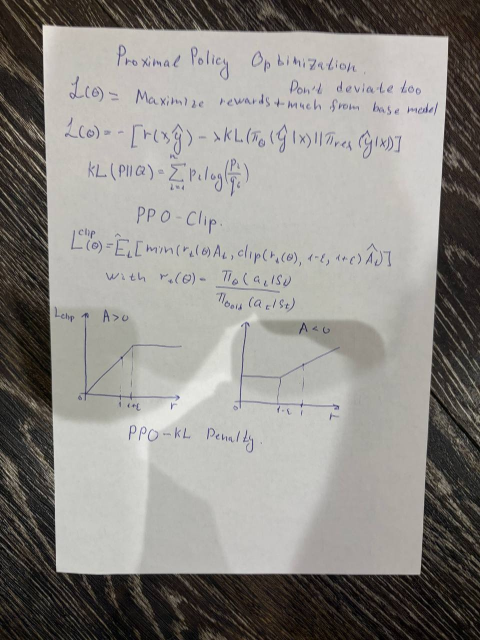
#> input picture homeworks/hw2-docscan/template/data/01.jpg, 960 x 1280 px (shown at 1/2 size)
$ python -i docscan.py   (imports and definitions only)
#> lines starting #> are read from the running program, lines starting #| are printed output that depends on the picture; after the words box and inside, x2 and y2 are one past the last pixel; in counts of white or black regions, pixels touching at a corner belong together
# -*- coding: utf-8 -*-
"""ДЗ 2 «Сканер документов» — шаблон.

Запуск:  python docscan.py <команда> [аргументы]      (список команд — README.md)

Тринадцать функций с пометкой TODO — ваша работа; всё остальное (разбор
аргументов, чтение и запись, склейка этапов, разметка кликами, прогон по
набору, цикл видео) дано готовым. Склейку ``detect`` можно менять и улучшать;
имена и сигнатуры функций с TODO не меняйте — по ним работают тесты и проверка.
Самопроверка: ``pytest tests -q``.
"""
import argparse
import csv
import glob
import io
import itertools
import json
import os
import sys
import time

import cv2
import numpy as np

__version__ = "1.0"

A4 = 210.0 / 297.0                                  # W / H листа A4 в книжной ориентации
NOISE_KERNEL = np.float32([[1, -2, 1], [-2, 4, -2], [1, -2, 1]])   # разность двух лапласианов: Σh = 0, Σh² = 36

# --------------------------------------------------------------- ввод-вывод ---


# [18 lines left out: functions imread, imwrite, not called in this run]


def as_uint8(x):
    """float → uint8 только через обрезку (правило курса: uint8 переполняется молча)."""
    return np.clip(np.round(x), 0, 255).astype(np.uint8)


def to_gray(img):
    return cv2.cvtColor(img, cv2.COLOR_BGR2GRAY) if img.ndim == 3 else img


def work_image(img, long_side=640):
    """Кадр → серый рабочего размера (длинная сторона ≤ long_side, INTER_AREA — правило L4) и масштаб.

    Лист ищем на уменьшенном кадре: текст сливается в серое, границы листа остаются, а счёт
    дешевеет вчетверо на каждое уменьшение вдвое — без этого не будет 10 кадров в секунду.
    """
    h, w = img.shape[:2]
    scale = min(1.0, float(long_side) / max(h, w))
    if scale < 1.0:
        img = cv2.resize(img, (int(round(w * scale)), int(round(h * scale))), interpolation=cv2.INTER_AREA)
    return to_gray(img), scale


def to_full(pts, scale):
    """Координаты рабочего кадра → исходного: центр пикселя — в (x + 0.5), отсюда поправка на полпикселя (L4)."""
    return (np.asarray(pts, np.float32) + 0.5) / scale - 0.5


# ------------------------------------------------------------ 1. предобработка ---


def estimate_noise(gray):
    """Оценка σ шума по одному кадру, без эталона (в кодах яркости).

    Кадр сворачивается с NOISE_KERNEL — ядро гасит постоянную, наклон и прямые края вдоль осей,
    шум проходит: у белого шума σ отклик имеет σ_r = σ · sqrt(Σh²) = 6σ (формула L5).
    σ_r оцениваем робастно, через медиану модуля: для нормального закона median|r| = 0.6745 · σ_r —
    так текст и края (выбросы) оценку почти не сдвигают.
    """
    g = gray.astype(np.float32)
    r = cv2.filter2D(g, -1, NOISE_KERNEL)[1:-1, 1:-1]
    return float(np.median(np.abs(r)) / 0.6745 / 6.0)


def denoise(gray, noise_sigma, target=1.0, lo=1.0, hi=3.0):
    """Сглаживание Гауссом, σ фильтра — по измеренному шуму. Возвращает (кадр, σ фильтра).

    Гаусс с σ_f оставляет от шума σ_n · sqrt(Σh²) ≈ σ_n / (2 · sqrt(π) · σ_f) (L5). Отсюда σ_f, при которой
    остаётся target кодов; меньше lo не берём (Canny на несглаженном кадре ловит зерно), больше hi — тоже (углы листа скругляются).
    """
    sigma_f = float(np.clip(noise_sigma / (2.0 * np.sqrt(np.pi) * target), lo, hi))
    return cv2.GaussianBlur(gray, (0, 0), sigma_f), sigma_f


# [5 lines left out: function noise_after_filter, not called in this run]


def erase_text(gray, k=9):
    """Серое закрытие (L3) ядром k × k стирает тёмные детали уже k px — строки текста, линии таблицы, волокна дерева.

    Границу «светлый лист / тёмный стол» закрытие не сдвигает и не размывает. k = 0 — шаг выключен:
    сравните карту краёв с ним и без него (команда edges, ключ --close).
    """
    return cv2.morphologyEx(gray, cv2.MORPH_CLOSE, np.ones((k, k), np.uint8)) if k and k > 1 else gray


# ------------------------------------------------------------------ 2. края ---


def auto_canny(gray, k=0.33):
    """Canny с порогами от медианы яркости кадра: lo = (1 − k) · m, hi = (1 + k) · m. Возвращает (края 0/255, (lo, hi)).

    Правило из туториалов — в отчёте его нужно проверить измерением на своих кадрах, а не принять на веру.
    """
    m = float(np.median(gray))
    lo = int(np.clip((1.0 - k) * m, 0, 255))
    hi = int(np.clip((1.0 + k) * m, 0, 255))
    return cv2.Canny(gray, lo, hi, L2gradient=True), (lo, hi)


# ------------------------------------------------------- 3a. путь «контуры» ---


def quad_from_contours(edges, min_area=0.10, eps=0.02, close_k=5, top=5):
    """Карта краёв → четыре угла листа float32 (4, 2) или None.

    Закрытие (чтобы граница листа замкнулась) → findContours → крупнейшие по площади → approxPolyDP
    с допуском eps · периметр → первый выпуклый четырёхугольник площадью ≥ min_area кадра.
    """
    h, w = edges.shape[:2]
    closed = cv2.morphologyEx(edges, cv2.MORPH_CLOSE, np.ones((close_k, close_k), np.uint8)) if close_k > 1 else edges
    contours = cv2.findContours(closed, cv2.RETR_LIST, cv2.CHAIN_APPROX_SIMPLE)[-2]
    for c in sorted(contours, key=cv2.contourArea, reverse=True)[:top]:
        approx = cv2.approxPolyDP(c, eps * cv2.arcLength(c, True), True)
        if len(approx) == 4 and cv2.isContourConvex(approx) and cv2.contourArea(approx) >= min_area * h * w:
            return approx.reshape(4, 2).astype(np.float32)
    return None


# --------------------------------------------------- 3b. путь «Хаф + RANSAC» ---


# [33 lines left out: functions hough_segments, segment_points, line_through, intersect, not called in this run]


def point_line_dist(pts, line):
    """Расстояния точек (N, 2) до нормированной прямой (a, b, c), px."""
    return np.abs(pts[:, 0] * line[0] + pts[:, 1] * line[1] + line[2])


# [93 lines left out: functions fit_line, ransac_line, dominant_lines, is_convex_quad, quad_from_lines, quad_from_hough, not called in this run]


# ------------------------------------------------------------- 4. геометрия ---


def order_corners(pts):
    """Четыре точки в любом порядке → float32 (4, 2) по часовой стрелке, первым — угол с минимальной x + y.

    Для листа, снятого «примерно ровно», это tl, tr, br, bl. Порядок — по углу вокруг центроида: правило
    «суммы и разности» из занятия 4 при повороте листа на 45° даёт «бабочку», а сканеру лист кладут как угодно.
    """
    p = np.asarray(pts, np.float32).reshape(4, 2)
    c = p.mean(axis=0)
    p = p[np.argsort(np.arctan2(p[:, 1] - c[1], p[:, 0] - c[0]))]
    return np.roll(p, -int(np.argmin(p.sum(axis=1))), axis=0).astype(np.float32)


# [65 lines left out: functions rectify, quad_iou, remove_shadows, binarize, ink_match, not called in this run]


# ---------------------------------------------------------------- пайплайн ---


def looks_like_paper(gray, quad, ring=15, min_gain=1.05):
    """Проверка «это лист, а не книга и не монитор»: медиана яркости внутри четырёхугольника выше, чем в кольце вокруг него."""
    inside = np.zeros(gray.shape[:2], np.uint8)
    cv2.fillConvexPoly(inside, np.int32(np.round(quad)), 1)
    around = cv2.dilate(inside, np.ones((2 * ring + 1, 2 * ring + 1), np.uint8)) - inside
    if not inside.any() or not around.any():
        return True
    return float(np.median(gray[inside > 0])) >= min_gain * float(np.median(gray[around > 0]))


def edge_map(gray, canny="auto", k=0.33, close_k=9):
    """Серый рабочий кадр → (края, числа этапа): оценка шума → Гаусс по шуму → закрытие текста → Canny."""
    sigma_n = estimate_noise(gray)
    smooth, sigma_f = denoise(gray, sigma_n)
    smooth = erase_text(smooth, close_k)
    if canny == "auto":
        edges, (lo, hi) = auto_canny(smooth, k)
    else:
        lo, hi = int(canny[0]), int(canny[1])
        edges = cv2.Canny(smooth, lo, hi, L2gradient=True)
    return edges, {"noise_sigma": round(sigma_n, 2), "filter_sigma": round(sigma_f, 2), "median": float(np.median(smooth)),
                   "canny": [lo, hi], "edge_pct": round(float(100.0 * (edges > 0).mean()), 2)}


def detect(img, method="auto", long_side=640, canny="auto", k=0.33, close_k=9, paper_check=True, seed=0):
    """Кадр → (углы листа в координатах кадра, по часовой от верхнего левого, или None; числа этапов).

    method: ``contour`` — путь 3a, ``hough`` — путь 3b, ``auto`` — сначала контуры, не нашли — Хаф.
    canny: ``auto`` (пороги от медианы, параметр k) или пара (lo, hi). close_k — ядро закрытия текста (0 — без него).
    Эту склейку можно менять и улучшать — сигнатуры функций с TODO менять нельзя.
    """
    t0 = time.perf_counter()
    gray, scale = work_image(img, long_side)
    edges, info = edge_map(gray, canny, k, close_k)
    quad, path = None, None
    for m in (("contour", "hough") if method == "auto" else (method,)):
        q = quad_from_contours(edges) if m == "contour" else quad_from_hough(edges, seed=seed)
        if q is not None and (not paper_check or looks_like_paper(gray, q)):
            quad, path = order_corners(to_full(q, scale)), m
            break
    info.update(path=path, ms=round(1000.0 * (time.perf_counter() - t0), 1))
    return quad, info


# [147 lines left out: functions draw_quad, load_annotations, save_annotations, pick_corners, evaluate, frames_from and 1 more, not called in this run]


# --------------------------------------------------------------------- CLI ---


def _log(**kw):
    print(json.dumps(kw, ensure_ascii=False))


def _canny_arg(s):
    return "auto" if s == "auto" else tuple(int(v) for v in s.split(","))


def _corners_list(q):
    return None if q is None else [[round(float(x), 1), round(float(y), 1)] for x, y in q]


def _detect_kw(a):
    return dict(long_side=a.long_side, canny=a.canny, k=a.k, close_k=a.close, paper_check=not a.no_paper_check, seed=a.seed)


def _gt_for(a, path):
    ann = load_annotations(a.ann) if getattr(a, "ann", None) else {}
    return ann.get(os.path.basename(path), "нет")


# [111 lines left out: functions cmd_noise, cmd_edges, cmd_detect, cmd_scan, cmd_binarize, _expand and 2 more, not called in this run]


def cmd_video(a):
    stats = run_video(a.source, a.method, a.seconds, not a.no_window, a.save, **_detect_kw(a))
    _log(command="video", source=a.source, method=a.method, **stats)


# [54 lines left out: functions build_parser, main, not called in this run]


# [3 lines not run here, left out]

>>> import cv2
>>> picture = cv2.imread('data/01.jpg')
#> picture is the input picture: shape (1280, 960, 3); mean B, G, R 135.8, 140.2, 142.9
>>> result = detect(picture)
#> in work_image, `img = cv2.resize(img, (int(round(w * scale)), int(round(h * scale))), ..`:
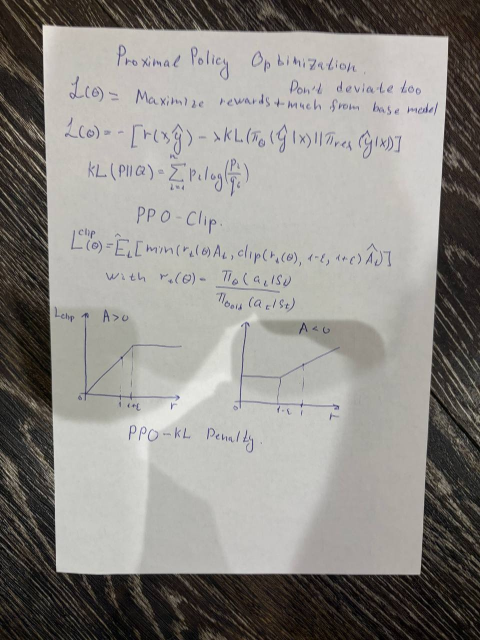
#> img: shape (640, 480, 3); mean of channels 0, 1, 2 136, 140.4, 143; drawn as B, G, R
#> in detect, `gray, scale = work_image(img, long_side)`: scale = 0.5
#> in estimate_noise, `r = cv2.filter2D(g, -1, NOISE_KERNEL)[1:-1, 1:-1]`:
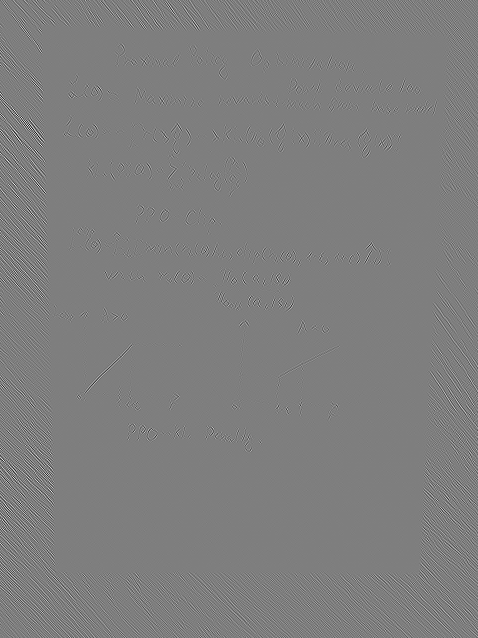
#> r: shape (638, 478) float32; min -390, max 395, mean 0; drawn with min black and max white
#> in edge_map, `sigma_n = estimate_noise(gray)`: sigma_n = 0.741
#> in denoise, `sigma_f = float(np.clip(noise_sigma / (2.0 * np.sqrt(np.pi) * target),..`: sigma_f = 1
#> in erase_text, `return cv2.morphologyEx(gray, cv2.MORPH_CLOSE, np.ones((k, k), np.uint..`:
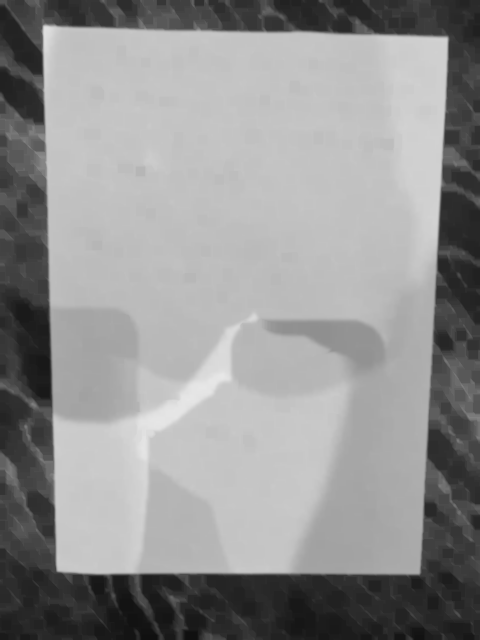
#> returned value: shape (640, 480); min 16, max 231, mean 146.1
#> in auto_canny, `m = float(np.median(gray))`: m = 185
#> in auto_canny, `lo = int(np.clip((1.0 - k) * m, 0, 255))`: lo = 123
#> in auto_canny, `hi = int(np.clip((1.0 + k) * m, 0, 255))`: hi = 246
#> in edge_map, `edges, (lo, hi) = auto_canny(smooth, k)`:
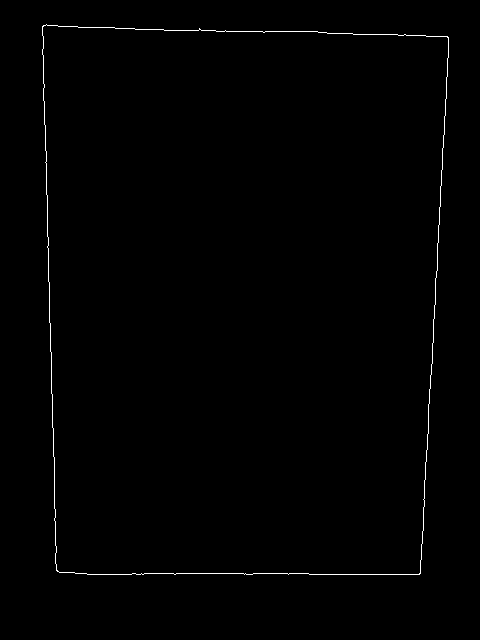
#> edges: shape (640, 480); 0.6% white in thin lines or dots, all inside (x1, y1, x2, y2) = (42, 24, 449, 575)
#> in edge_map, `edges, (lo, hi) = auto_canny(smooth, k)`: lo = 123; hi = 246
#> in detect, `edges, info = edge_map(gray, canny, k, close_k)`: info = {'noise_sigma': 0.74, 'filter_sigma': 1, 'median': 185, 'canny': [123, 246], 'edge_pct': 0.6}
#> the loop in detect, `for m in (("contour", "hough") if method == "auto" else (method,)):` made 1 pass
#> (q, c in order_corners, path) on pass 1: ([[43, 25], [56, 570], [419, 574], [448, 37]], [483.5, 603.5], 'contour')
#> pass 1, in looks_like_paper, `around = cv2.dilate(inside, np.ones((2 * ring + 1, 2 * ring + 1), np.u..`:
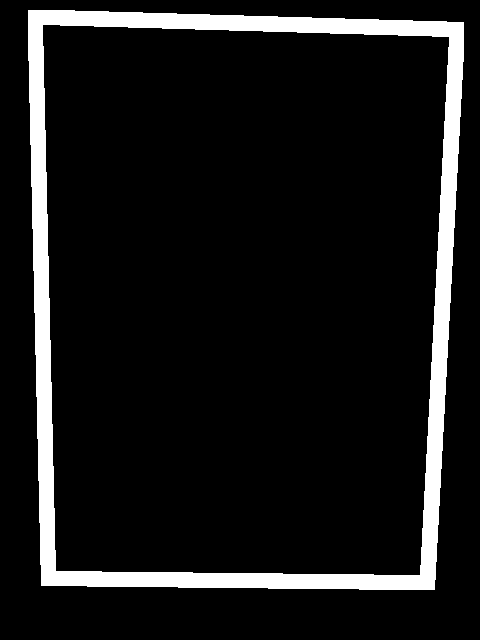
#> around: shape (640, 480); values 0 (black) and 1 (white), 9.6% white; 1 white region, box (x1, y1, x2, y2) and area: (28, 10, 464, 590) 29580

$ run again, on homeworks/hw2-docscan/template/data/02.jpg
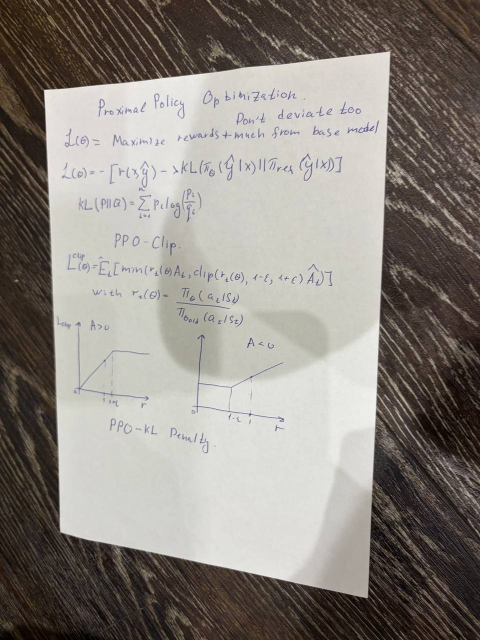
#> input picture homeworks/hw2-docscan/template/data/02.jpg, 960 x 1280 px (shown at 1/2 size)
#> picture is the input picture: shape (1280, 960, 3); mean B, G, R 127.8, 134.2, 139.9
#> in detect, `gray, scale = work_image(img, long_side)`: scale = 0.5
#> sigma_n = 1.48
#> in denoise, `sigma_f = float(np.clip(noise_sigma / (2.0 * np.sqrt(np.pi) * target),..`: sigma_f = 1
#> m = 173
#> in auto_canny, `lo = int(np.clip((1.0 - k) * m, 0, 255))`: lo = 115
#> in auto_canny, `hi = int(np.clip((1.0 + k) * m, 0, 255))`: hi = 230
#> in edge_map, `edges, (lo, hi) = auto_canny(smooth, k)`:
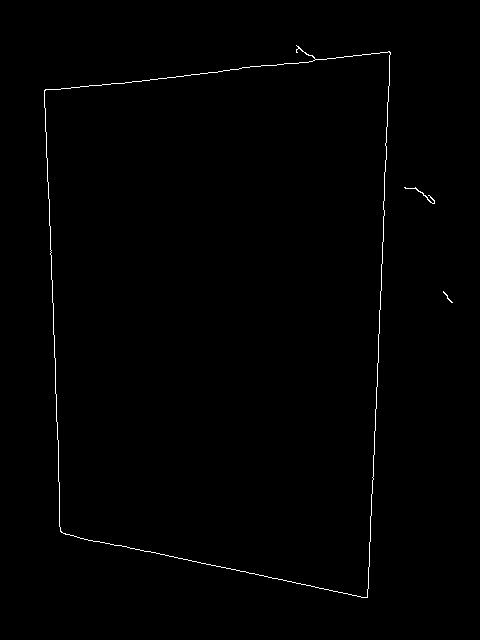
#> edges: shape (640, 480); 0.57% white in thin lines or dots, all inside (x1, y1, x2, y2) = (44, 45, 453, 598)
#> in edge_map, `edges, (lo, hi) = auto_canny(smooth, k)`: lo = 115; hi = 230
#> info = {'noise_sigma': 1.48, 'filter_sigma': 1, 'median': 173, 'canny': [115, 230], 'edge_pct': 0.57}
#> the loop in detect, `for m in (("contour", "hough") if method == "auto" else (method,)):` made 1 pass
#> (q, c in order_corners, path) on pass 1: ([[45, 89], [60, 531], [367, 597], [390, 52]], [431.5, 635], 'contour')
#> pass 1, in looks_like_paper, `around = cv2.dilate(inside, np.ones((2 * ring + 1, 2 * ring + 1), np.u..`:
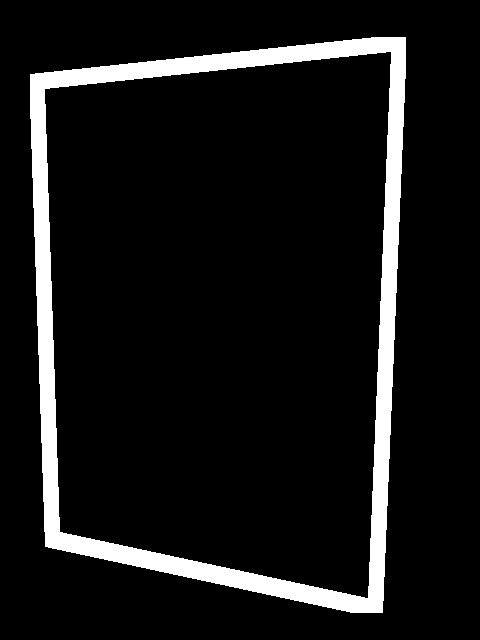
#> around: shape (640, 480); values 0 (black) and 1 (white), 9% white; 1 white region, box (x1, y1, x2, y2) and area: (30, 37, 406, 613) 27660

$ run again, on homeworks/hw2-docscan/template/data/03.jpg
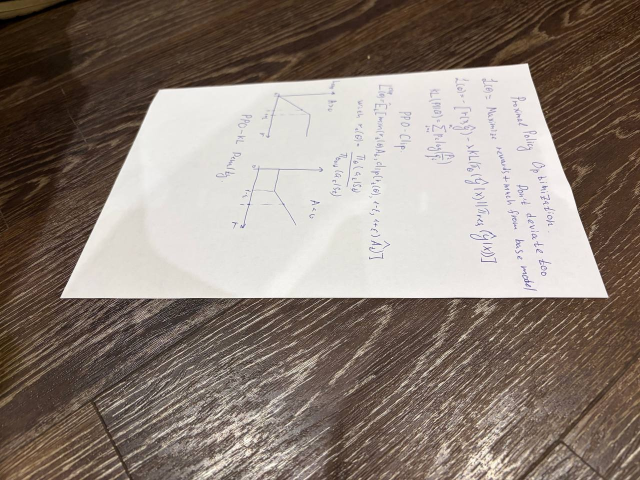
#> input picture homeworks/hw2-docscan/template/data/03.jpg, 1280 x 960 px (shown at 1/2 size)
#> picture is the input picture: shape (960, 1280, 3); mean B, G, R 116.3, 125.6, 138.4
#> in detect, `gray, scale = work_image(img, long_side)`: scale = 0.5
#> sigma_n = 2.97
#> in denoise, `sigma_f = float(np.clip(noise_sigma / (2.0 * np.sqrt(np.pi) * target),..`: sigma_f = 1
#> m = 116
#> in auto_canny, `lo = int(np.clip((1.0 - k) * m, 0, 255))`: lo = 77
#> in auto_canny, `hi = int(np.clip((1.0 + k) * m, 0, 255))`: hi = 154
#> in edge_map, `edges, (lo, hi) = auto_canny(smooth, k)`:
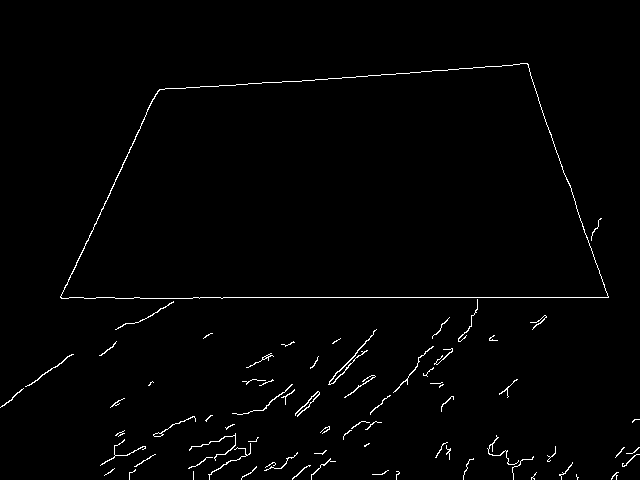
#> edges: shape (480, 640); 1.3% white in thin lines or dots, all inside (x1, y1, x2, y2) = (0, 63, 640, 480)
#> in edge_map, `edges, (lo, hi) = auto_canny(smooth, k)`: lo = 77; hi = 154
#> info = {'noise_sigma': 2.97, 'filter_sigma': 1, 'median': 116, 'canny': [77, 154], 'edge_pct': 1.32}
#> the loop in detect, `for m in (("contour", "hough") if method == "auto" else (method,)):` made 1 pass
#> (q, c in order_corners, path) on pass 1: ([[606, 291], [62, 297], [160, 89], [520, 63]], [674.5, 370.5], 'contour')
#> pass 1, in looks_like_paper, `around = cv2.dilate(inside, np.ones((2 * ring + 1, 2 * ring + 1), np.u..`:
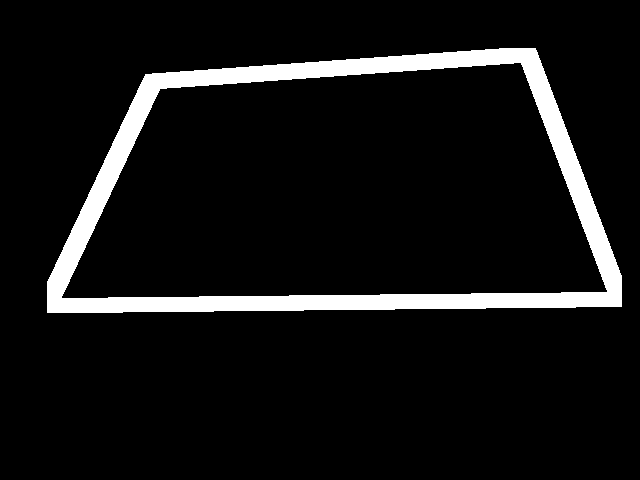
#> around: shape (480, 640); values 0 (black) and 1 (white), 7.9% white; 1 white region, box (x1, y1, x2, y2) and area: (47, 48, 622, 313) 24300
